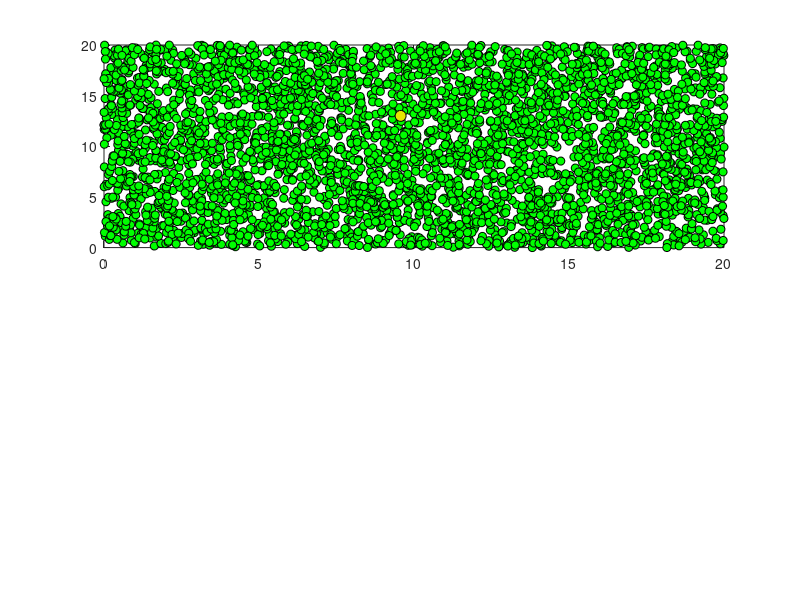

Reproduce this figure in MATLAB. (Note: this script raises an error after producing the figure.)
function [t,S,I] = Program_7_6(N, Size, Y0, RingCull, MaxTime)
%
%
%
% Program_7_6( N, size, Y0, RingSize, MaxTime)
%      This is the MATLAB version of program 7.6 from page 274 of
% "Modeling Infectious Disease in humans and animals"
% by Keeling & Rohani.
%
% It is an individual-based epidemic model, which corresponds closely to
% the foot-and-mouth epidemic in the UK. N farms are randomly distributed
% in a size x size space (in km^2) and Y0 are assumed to be initially infectious.
% The farm-size, susceptiblity and transmissibility parameters mimic the
% known UK situation.
% A ring-cull policy around identified herds can be utilised, RingCull 
% sets the radius of the ring. As an example you may wish to try:
% Program_7_6(4000,20,5,1,1000);
%
% A one-day time step is used together with the short-cuts mentioned in 
% Box 7.3

% Sets up default parameters if necessary.
if nargin == 0
    N=4000;
    Size=20;
    Y0=1;
    RingCull=0;
    MaxTime=1000;
end

% Checks all the parameters are valid
CheckGreater(N,0,'Individuals N ');
CheckGreater(Size,0,'Size of the space');
CheckGreater(Y0,0,'number of infections Y0');
CheckGreaterOrEqual(RingCull,0,'Radius of ring cull');

% Set Up a 10x10 grid and position individuals
%
% Status=0     => Susceptible
% Status=1-5   => Exposed
% Status=6-11  => Infectious
% Status=10-11 => Reported but still Infectious
% Status=12-   => Culled but waiting local ring culling
% Status=-1    => Culled

x=Size*rand(N,1); y=Size*rand(N,1); Status=zeros(N,1); Status(1:Y0)=1;
R=rand(N,1); Cows=zeros(N,1); Sheep=zeros(N,1);
n=find(R<0.73); m=find(R<0.46 | R>0.73);
while length(m)+length(n)>0
    Sheep(m)=350*exp(randn(size(m)));
    Cows(n)=70*exp(randn(size(n)));
    m=m(find(Sheep(m)<1 | Sheep(m)>30000));
    n=n(find(Cows(n)<1 | Cows(n)>5000));
end
Suscept=Sheep+10.5*Cows; Transmiss=5.1e-7*Sheep + 7.7e-7*Cows;

grid=WhichGrid(x,y,Size,Size,10,10);
[tmp,i]=sort(grid);
x=x(i); y=y(i); Status=Status(i); grid=grid(i);
for i=1:max(grid)
    Xgrid(i)=floor((i-1)/10);
    Ygrid(i)=mod((i-1),10);
    m=find(grid==i);
    Num(i)=length(m);
    if Num(i)>0
        first_in_grid(i)=min(m);
        last_in_grid(i)=max(m);
        Max_Sus_grid(i)=max(Suscept(m));
    else
        first_in_grid(i)=0;
        last_in_grid(i)=-1;
        Max_Sus_grid(i)=0;
    end
end

%Work out grid to maximum grid transmission probabilities
for i=1:max(grid)
    for j=1:max(grid)
        if i==j | Num(i)==0 | Num(j)==0
            MaxRate(i,j)=inf;
        else
            Dist2=(Size*max([0 (abs(Xgrid(i)-Xgrid(j))-1)])/10).^2 + (Size*max([0 (abs(Ygrid(i)-Ygrid(j))-1)])/10).^2;
            MaxRate(i,j)=Max_Sus_grid(j)*Kernel(Dist2);
        end
    end
end

% Susceptible, Exposed, Infectious, Reported.
t=0; i=1; S=length(find(Status==0)); E=length(find(Status>0 & Status<=5)); 
I=length(find(Status>5 & Status<=9)); R=length(find(Status==10)); R2=length(find(Status>9)); CullSheep=0; CullCattle=0;
i=i+1;  IterateFlag=1;
% The main iteration
while (t<MaxTime & IterateFlag)

    [Status]=Iterate(Status, x, y, Suscept, Transmiss, RingCull, grid, first_in_grid, last_in_grid, Num, MaxRate);

    Sus=find(Status==0); Exp=find(Status>0 & Status<=5); Inf=find(Status>5 & Status<=9); 
    Rep=find(Status>9); Culled=find(Status<0);
    S(i)=length(Sus); E(i)=length(Exp); I(i)=length(Inf); R(i)=length(find(Status==10)); R2(i)=length(Rep);
    CullSheep(i)=sum(Sheep(Culled)); CullCattle(i)=sum(Cows(Culled));
    t(i)=t(i-1)+1; i=i+1;

    if t(end)>5
        if (E(end-3)+I(end-3)+R2(end-3))==0
            IterateFlag=0;
        end
    end
    
    % plots the data
    subplot(2,1,1);
    % Set-up points just for legend.
    h(5)=plot(-Size,-Size,'.k','MarkerSize',10);
    hold on;
    h(1)=plot(-Size,-Size,'ok','MarkerFaceColor','g','MarkerSize',6);
    h(2)=plot(-Size,-Size,'ok','MarkerFaceColor',[0.9 0.9 0],'MarkerSize',8);
    h(3)=plot(-Size,-Size,'ok','MarkerFaceColor',[1 0.5 0],'MarkerSize',10);
    h(4)=plot(-Size,-Size,'sk','MarkerFaceColor','r','MarkerSize',10);
   
    plot(x(Culled),y(Culled),'.k','MarkerSize',10);
    plot(x(Sus),y(Sus),'ok','MarkerFaceColor','g','MarkerSize',6);
    plot(x(Exp),y(Exp),'ok','MarkerFaceColor',[0.9 0.9 0],'MarkerSize',8);
    plot(x(Inf),y(Inf),'ok','MarkerFaceColor',[1 0.5 0],'MarkerSize',10);
    plot(x(Rep),y(Rep),'sk','MarkerFaceColor','r','MarkerSize',10);
    hold off
    axis([0 Size 0 Size]);
    legend(h,'Susceptible','Exposed','Infectious','Reported','Culled',-1);

    subplot(4,1,3);
    h=plot(t,E,'-y',t,I,'-r',t,R,'-r');
    set(h(1),'Color',[0.9 0.9 0]);
    set(h(2),'Color',[1 0.5 0]);
    set(h(3),'LineWidth',2);
    legend(h,'Exposed','Infectious','Reports',2);
    ylabel 'Total Infected'

    subplot(4,1,4);
    h=plot(t,CullSheep,'-b',t,CullCattle,'-g');
    legend(h,'Sheep','Cattle',2);
    ylabel 'Total Animals Culled'
    xlabel 'Time (days)'
    drawnow
    
end

% Iteration Space
function [Status]=Iterate(Status, x, y, Suscept, Transmiss, RingCull, grid, first_in_grid, last_in_grid, Num, MaxRate)

Event=0*Status;

INF=find(Status>5 & Status<12);  NI=length(INF); % Note reported farms still infectious
IGrids=grid(INF);

for i=1:NI
    INFi=INF(i);
    MaxProb=1-exp(-Transmiss(INFi)*Num.*MaxRate(IGrids(i),:));
    m=find(MaxProb-rand(1,max(grid))>0);  % these are grids that need further consideration

    for n=1:length(m)
        s=1;
        M=m(n);
        PAB=1-exp(-Transmiss(INFi)*MaxRate(IGrids(i),M));
        if PAB==1
            ind=first_in_grid(M):last_in_grid(M);
            Q=1-exp(-Transmiss(INFi)*Suscept(ind).*Kernel((x(INFi)-x(ind)).^2+(y(INFi)-y(ind)).^2));
            Event(ind(find(rand(size(Q))-Q<0 & Status(ind)==0)))=1;
        else
            for j=1:Num(M)
                ind=first_in_grid(M)+j-1;
                P=1-s*(1-PAB).^(Num(M)+1-j);
                R=rand(1,1);
                if R<PAB/P
                    s=0;
                    Q=1-exp(-Transmiss(INFi)*Suscept(ind).*Kernel((x(INFi)-x(ind)).^2+(y(INFi)-y(ind)).^2));
                    if R<Q/P & Status(ind)==0
                        Event(ind)=1;
                    end
                end
            end
        end
    end
end
m=find(Status>0);
Status(m)=Status(m)+1;
Status=Status+Event;

m=find(Status==13); % Initiate Ring Culling Around Reported Farm
for i=1:length(m)
    Status(m(i))=-1;
    D=(x(m(i))-x(:)).^2+(y(m(i))-y(:)).^2;
    n=find(D<RingCull.^2);
    Status(n)=-1;
end


% Calculates the transmission kernel
function K=Kernel(dist_squared)

P=[-9.2123e-5  9.5628e-4  3.3966e-3 -3.3687e-2 -1.30519e-1 -0.609262 -3.231772];

K=exp(polyval(P,dist_squared));

K(find(dist_squared<0.0138))=0.3093;
K(find(dist_squared>60*60))=0;



%Calculates which grid a particular location is in
function G=WhichGrid(x,y,XRange,YRange,XNum,YNum)

G=floor(x*XNum/XRange)*YNum+floor(y*YNum/YRange)+1;


% Does a simple check on the value
function []=CheckGreaterOrEqual(Parameter, Value, str)
m=find(Parameter<Value);
if length(m)>0
    error('Parameter %s(%g) (=%g) is less than %g',str,m(1),Parameter(m(1)),Value);
end

function []=CheckGreater(Parameter, Value, str)
m=find(Parameter<=Value);
if length(m)>0
    error('Parameter %s(%g) (=%g) is less than or equal to %g',str,m(1),Parameter(m(1)),Value);
end

function []=CheckLess(Parameter, Value, str)
m=find(Parameter>=Value);
if length(m)>0
    error('Parameter %s(%g) (=%g) is greater than or equal to %g',str,m(1),Parameter(m(1)),Value);
end


